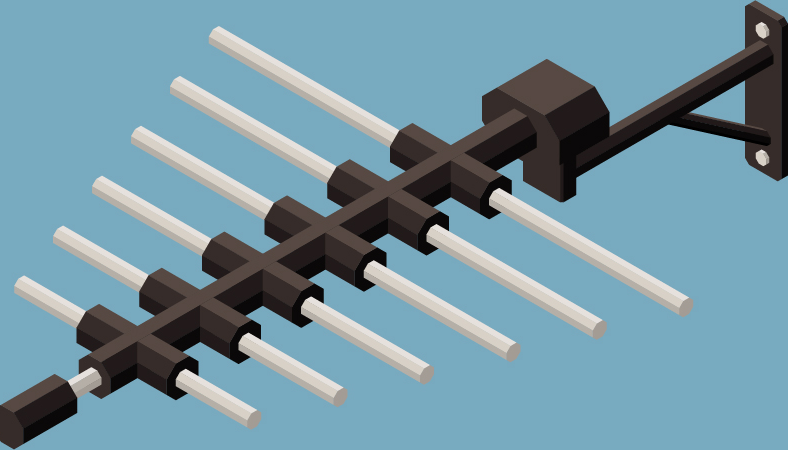
#> input picture .mock/cell_2_2.png, 788 x 450 px
$ python mockup_yagi_fix.py
#> lines starting #> are read from the running program, lines starting #| are printed output that depends on the picture; after the words box and inside, x2 and y2 are one past the last pixel; in counts of white or black regions, pixels touching at a corner belong together
import numpy as np
from PIL import Image, ImageDraw, ImageFont, ImageFilter

bg = np.array([120, 171, 192])
CARD, ACCENT, BORDER, TEXT, FAINT = (11, 18, 32), (54, 151, 190), (41, 74, 88), (239, 247, 239), (107, 191, 242)

def font(sz, bold=False):
    p = "/usr/share/fonts/truetype/dejavu/DejaVuSans%s.ttf" % ("-Bold" if bold else "")
    try:
        return ImageFont.truetype(p, sz)
    except Exception:
        return ImageFont.load_default()

def cutout(fn):
#> called with fn = 'cell_2_2.png'
    im = Image.open(fn).convert('RGB')
#> im is the input picture: PIL image 788x450 RGB; mean R, G, B 116, 149.6, 163.2
    a = np.asarray(im).astype(int)
    d = np.abs(a - bg).sum(axis=2)
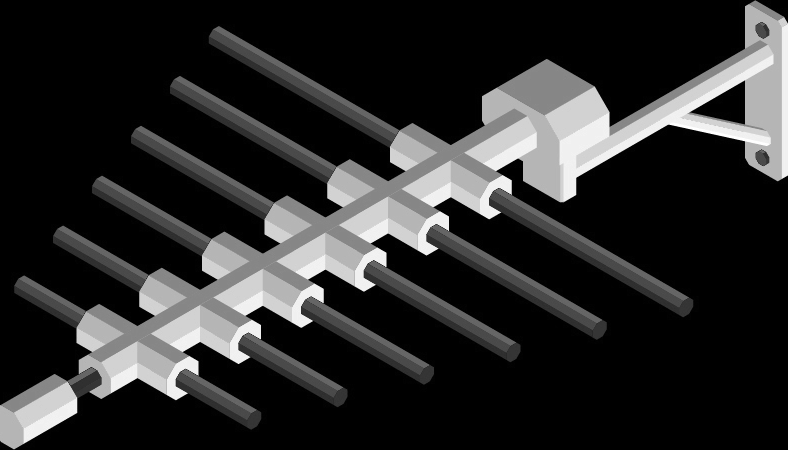
#> d: shape (450, 788) int64; min 0, max 483, mean 81.4; drawn with min black and max white
    mask = (d > 60).astype(np.uint8) * 255
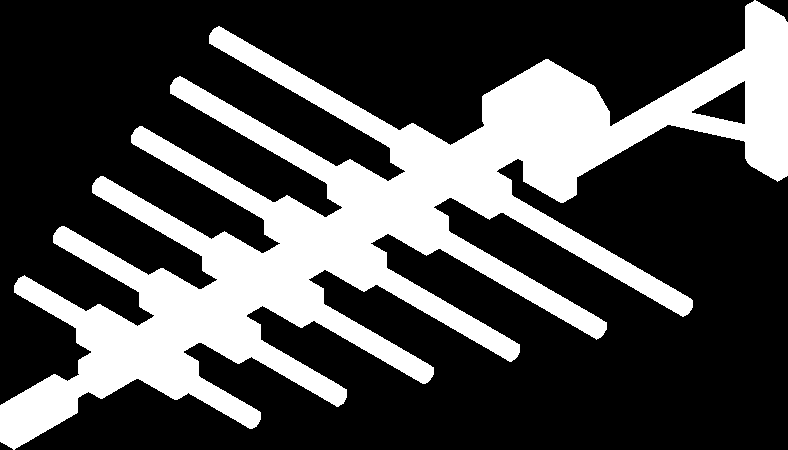
#> mask: shape (450, 788); 29.6% white; 1 white region, box (x1, y1, x2, y2) and area: (0, 0, 788, 450) 104883
    m = Image.fromarray(mask, 'L').filter(ImageFilter.MaxFilter(5))
#> m: PIL image 788x450 L; 34.2% white; 1 white region, box (x1, y1, x2, y2) and area: (0, 0, 788, 450) 121357
    out = im.convert('RGBA'); out.putalpha(m)
#> after `out.putalpha(m)`:
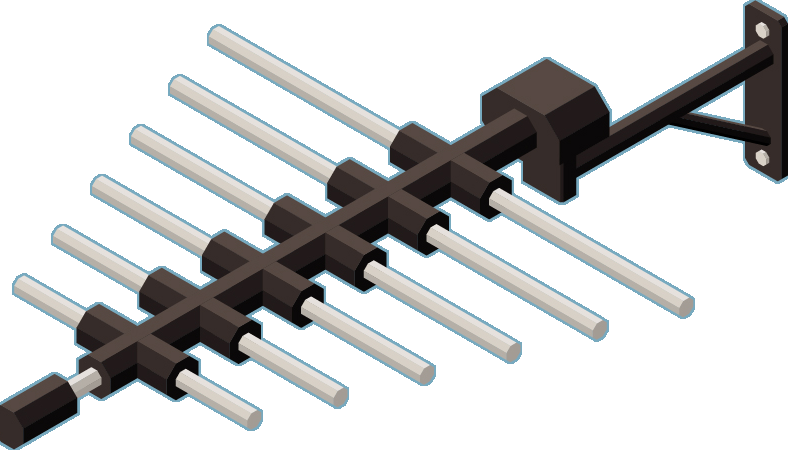
#> out: PIL image 788x450 RGBA; mean R, G, B, A 116, 149.6, 163.2, 87.3; transparent parts drawn white
    return out.crop(m.getbbox())

def tile(img, size):
    c = img.copy(); c.thumbnail((size, size), Image.LANCZOS); return c

# KOREKTA wg uzytkownika: #2 = repeater (cell_0_1), #11 = yagi (cell_2_2)
yagi_new = cutout('cell_2_2.png')     # #11
rep_new = cutout('cell_0_1.png')      # #2
#> call 2 of cutout, with fn = 'cell_0_1.png'
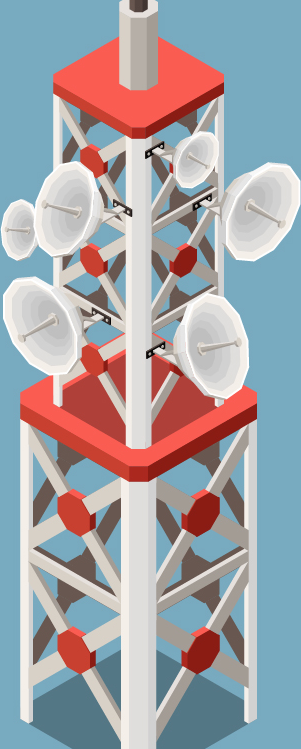
#> input picture .mock/cell_0_1.png, 301 x 749 px
#> in cutout, im is the input picture: PIL image 301x749 RGB; mean R, G, B 163.1, 163.5, 168.8
#> in cutout (call 2), `d = np.abs(a - bg).sum(axis=2)`:
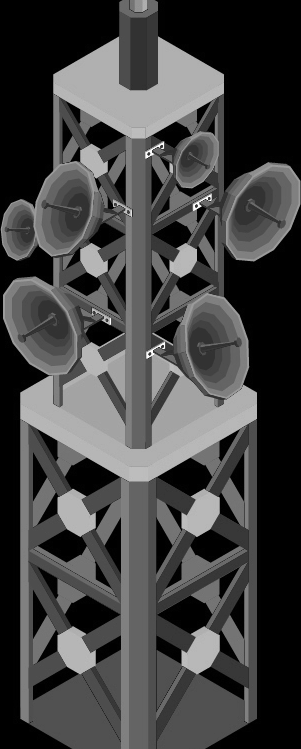
#> d: shape (749, 301) int64; min 0, max 463, mean 122.1; drawn with min black and max white
#> in cutout (call 2), `mask = (d > 60).astype(np.uint8) * 255`: mask: shape (749, 301); 61.3% white; 79 black regions (16 under 20 px), largest, box (x1, y1, x2, y2) and area: (206, 205, 301, 749) 25642, (156, 0, 301, 192) 16798, (0, 0, 122, 229) 14124
#> in cutout (call 2), `m = Image.fromarray(mask, 'L').filter(ImageFilter.MaxFilter(5))`:
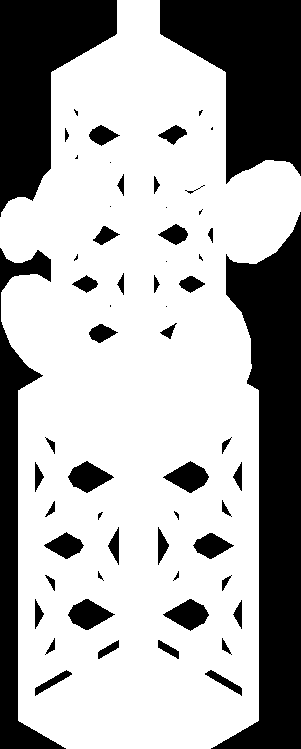
#> m: PIL image 301x749 L; 67.7% white; 60 black regions (14 under 20 px), largest, box (x1, y1, x2, y2) and area: (211, 212, 301, 749) 24164, (160, 0, 301, 184) 16043, (0, 0, 117, 217) 13407
#> in cutout (call 2), `out.putalpha(m)`:
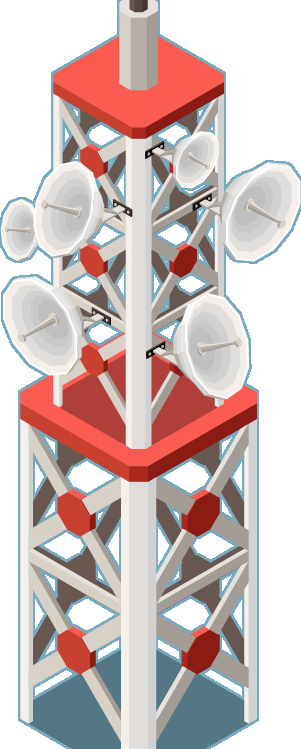
#> out: PIL image 301x749 RGBA; mean R, G, B, A 163.1, 163.5, 168.8, 172.7; transparent parts drawn white
#> (the run stopped early here; a loop or call above may not have finished)
